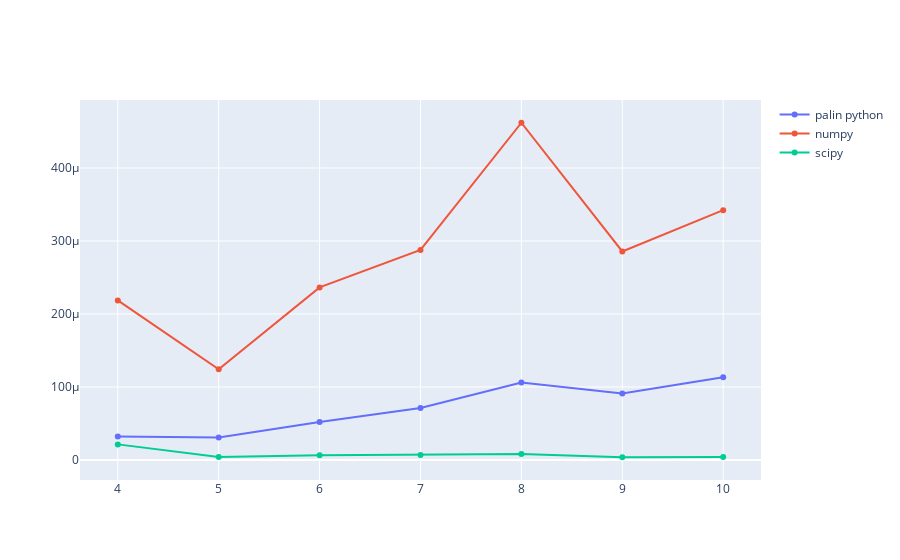

Notebook source saved alongside this figure:
### Code cell
measurements = [[],[],[],[]]
times = 100
for n in range(4,11):
    x, y = np.random.randint(0, 10, (n, 4)) ,np.random.randint(0, 10, (n, 4))
    measurements[0].append(n)
    res = [0,0,0]
    for i in range(times):
        #palin
        lx,ly = x.tolist(), y.tolist()
        start = datetime.now()
        matrix_of_distance_plaint(lx,ly)
        res[0] += ((datetime.now() - start).total_seconds()/times)
        
        #numpy
        start = datetime.now()
        matrix_of_distance_numpy(x,y)
        res[1] += ((datetime.now() - start).total_seconds()/times)
        
        #scipy.spatial.distance.cdist
        start = datetime.now()
        scipy.spatial.distance.cdist(x,y)
        res[2] += ((datetime.now() - start).total_seconds()/times)
        
    measurements[1].append(res[0])
    measurements[2].append(res[1])
    measurements[3].append(res[2])
print(measurements)

fig = go.Figure()
fig.add_trace(go.Scatter(x=measurements[0], y=measurements[1],
                        mode='lines+markers',
                        name='palin python'))
fig.add_trace(go.Scatter(x=measurements[0], y=measurements[2],
                        mode='lines+markers',
                        name='numpy'))
fig.add_trace(go.Scatter(x=measurements[0], y=measurements[3],
                        mode='lines+markers', name='scipy'))

fig.show()

### Figure 1 — Plotly figure (JSON) as saved in the notebook; plotly's stock layout.template omitted (floating-point values rounded to 4 significant figures)
{"data": [{"mode": "lines+markers", "name": "palin python", "type": "scatter", "x": [4, 5, 6, 7, 8, 9, 10], "y": [3.215e-05, 3.068e-05, 5.204e-05, 7.108e-05, 0.0001059, 9.097e-05, 0.0001132]}, {"mode": "lines+markers", "name": "numpy", "type": "scatter", "x": [4, 5, 6, 7, 8, 9, 10], "y": [0.0002186, 0.0001242, 0.0002364, 0.0002878, 0.000462, 0.0002856, 0.0003422]}, {"mode": "lines+markers", "name": "scipy", "type": "scatter", "x": [4, 5, 6, 7, 8, 9, 10], "y": [2.131e-05, 4.04e-06, 6.29e-06, 6.74e-06, 8.05e-06, 3.68e-06, 3.91e-06]}], "layout": {}}
